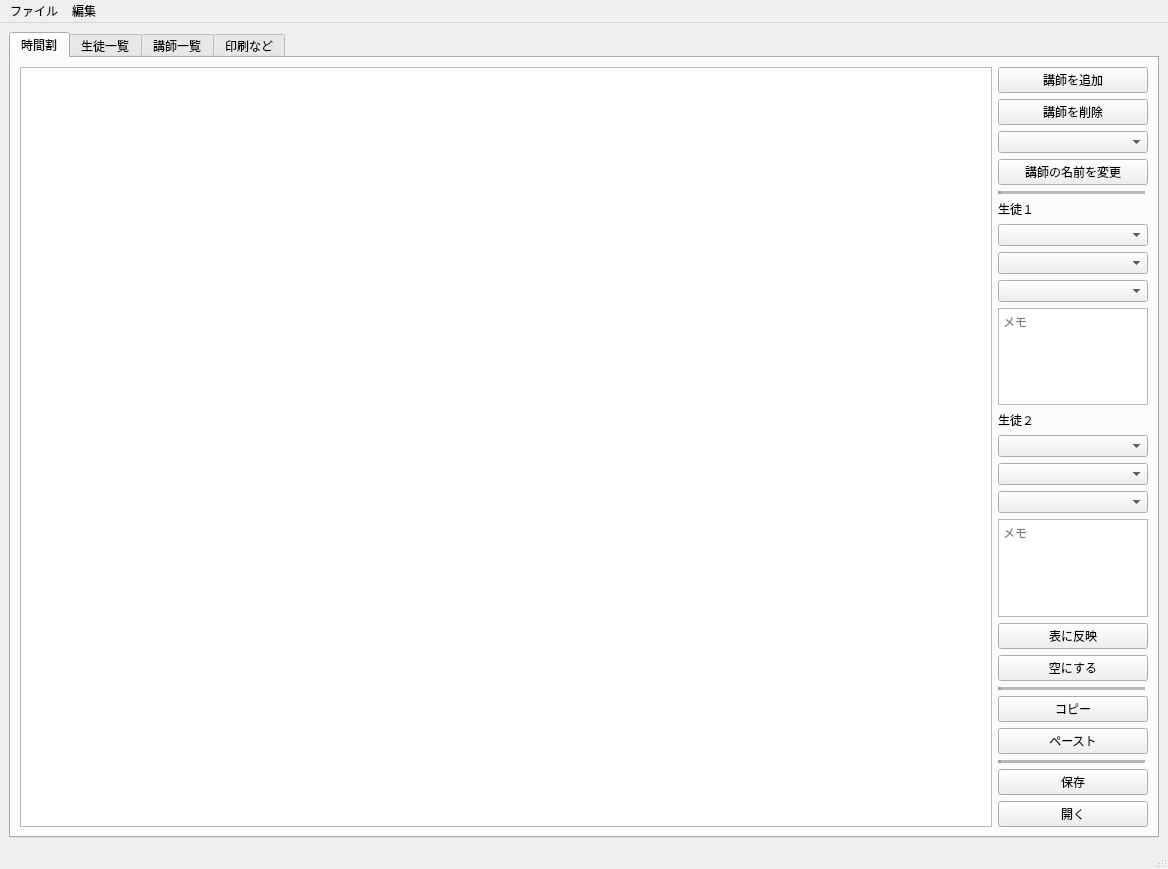
<?xml version="1.0" encoding="UTF-8"?>
<ui version="4.0">
 <class>MainWindow</class>
 <widget class="QMainWindow" name="MainWindow">
  <property name="geometry">
   <rect>
    <x>0</x>
    <y>0</y>
    <width>1168</width>
    <height>869</height>
   </rect>
  </property>
  <property name="windowTitle">
   <string>塾時間割表</string>
  </property>
  <widget class="QWidget" name="centralwidget">
   <layout class="QVBoxLayout" name="verticalLayout_2">
    <item>
     <widget class="QTabWidget" name="mainTabWidget">
      <property name="sizePolicy">
       <sizepolicy hsizetype="Expanding" vsizetype="Expanding">
        <horstretch>0</horstretch>
        <verstretch>0</verstretch>
       </sizepolicy>
      </property>
      <property name="currentIndex">
       <number>0</number>
      </property>
      <widget class="QWidget" name="scheduleTab">
       <attribute name="title">
        <string>時間割</string>
       </attribute>
       <layout class="QHBoxLayout" name="horizontalLayout">
        <item>
         <layout class="QHBoxLayout" name="horizontalLayout_3" stretch="13,2">
          <item>
           <widget class="QTableWidget" name="scheduleTable"/>
          </item>
          <item>
           <layout class="QVBoxLayout" name="verticalLayout">
            <property name="spacing">
             <number>6</number>
            </property>
            <property name="sizeConstraint">
             <enum>QLayout::SizeConstraint::SetDefaultConstraint</enum>
            </property>
            <item>
             <widget class="QPushButton" name="addTeacherColumnButton">
              <property name="text">
               <string>講師を追加</string>
              </property>
             </widget>
            </item>
            <item>
             <widget class="QPushButton" name="removeTeacherColumnButton">
              <property name="text">
               <string>講師を削除</string>
              </property>
             </widget>
            </item>
            <item>
             <widget class="QComboBox" name="teacherComboBox">
              <property name="placeholderText">
               <string>講師</string>
              </property>
             </widget>
            </item>
            <item>
             <widget class="QPushButton" name="renameTeacherColumnButton">
              <property name="text">
               <string>講師の名前を変更</string>
              </property>
             </widget>
            </item>
            <item>
             <widget class="Line" name="line">
              <property name="lineWidth">
               <number>3</number>
              </property>
              <property name="midLineWidth">
               <number>3</number>
              </property>
              <property name="orientation">
               <enum>Qt::Orientation::Horizontal</enum>
              </property>
             </widget>
            </item>
            <item>
             <widget class="QLabel" name="student1Label">
              <property name="sizePolicy">
               <sizepolicy hsizetype="Preferred" vsizetype="Fixed">
                <horstretch>0</horstretch>
                <verstretch>0</verstretch>
               </sizepolicy>
              </property>
              <property name="minimumSize">
               <size>
                <width>0</width>
                <height>0</height>
               </size>
              </property>
              <property name="text">
               <string>生徒１</string>
              </property>
             </widget>
            </item>
            <item>
             <widget class="QComboBox" name="student1GradeComboBox">
              <property name="placeholderText">
               <string>学年</string>
              </property>
             </widget>
            </item>
            <item>
             <widget class="QComboBox" name="student1ComboBox">
              <property name="placeholderText">
               <string>生徒１</string>
              </property>
             </widget>
            </item>
            <item>
             <widget class="QComboBox" name="student1SubjectComboBox">
              <property name="placeholderText">
               <string>教科</string>
              </property>
             </widget>
            </item>
            <item>
             <widget class="QTextEdit" name="student1MemoTextEdit">
              <property name="cursor" stdset="0">
               <cursorShape>IBeamCursor</cursorShape>
              </property>
              <property name="placeholderText">
               <string>メモ</string>
              </property>
             </widget>
            </item>
            <item>
             <widget class="QLabel" name="student2Label">
              <property name="sizePolicy">
               <sizepolicy hsizetype="Preferred" vsizetype="Fixed">
                <horstretch>0</horstretch>
                <verstretch>0</verstretch>
               </sizepolicy>
              </property>
              <property name="minimumSize">
               <size>
                <width>0</width>
                <height>0</height>
               </size>
              </property>
              <property name="text">
               <string>生徒２</string>
              </property>
             </widget>
            </item>
            <item>
             <widget class="QComboBox" name="student2GradeComboBox">
              <property name="placeholderText">
               <string>学年</string>
              </property>
             </widget>
            </item>
            <item>
             <widget class="QComboBox" name="student2ComboBox">
              <property name="placeholderText">
               <string>生徒２</string>
              </property>
             </widget>
            </item>
            <item>
             <widget class="QComboBox" name="student2SubjectComboBox">
              <property name="placeholderText">
               <string>教科</string>
              </property>
             </widget>
            </item>
            <item>
             <widget class="QTextEdit" name="student2MemoTextEdit">
              <property name="cursor" stdset="0">
               <cursorShape>IBeamCursor</cursorShape>
              </property>
              <property name="placeholderText">
               <string>メモ</string>
              </property>
             </widget>
            </item>
            <item>
             <widget class="QPushButton" name="applyCellButton">
              <property name="text">
               <string>表に反映</string>
              </property>
             </widget>
            </item>
            <item>
             <widget class="QPushButton" name="clearCellButton">
              <property name="text">
               <string>空にする</string>
              </property>
             </widget>
            </item>
            <item>
             <widget class="Line" name="line_2">
              <property name="lineWidth">
               <number>3</number>
              </property>
              <property name="midLineWidth">
               <number>3</number>
              </property>
              <property name="orientation">
               <enum>Qt::Orientation::Horizontal</enum>
              </property>
             </widget>
            </item>
            <item>
             <widget class="QPushButton" name="copyButton">
              <property name="text">
               <string>コピー</string>
              </property>
             </widget>
            </item>
            <item>
             <widget class="QPushButton" name="pasteButton">
              <property name="text">
               <string>ペースト</string>
              </property>
             </widget>
            </item>
            <item>
             <widget class="Line" name="line_3">
              <property name="lineWidth">
               <number>3</number>
              </property>
              <property name="midLineWidth">
               <number>3</number>
              </property>
              <property name="orientation">
               <enum>Qt::Orientation::Horizontal</enum>
              </property>
             </widget>
            </item>
            <item>
             <widget class="QPushButton" name="saveScheduleButton">
              <property name="text">
               <string>保存</string>
              </property>
             </widget>
            </item>
            <item>
             <widget class="QPushButton" name="loadScheduleButton">
              <property name="text">
               <string>開く</string>
              </property>
             </widget>
            </item>
           </layout>
          </item>
         </layout>
        </item>
       </layout>
      </widget>
      <widget class="QWidget" name="studentTab">
       <attribute name="title">
        <string>生徒一覧</string>
       </attribute>
       <widget class="QListView" name="studentListView">
        <property name="geometry">
         <rect>
          <x>9</x>
          <y>9</y>
          <width>341</width>
          <height>301</height>
         </rect>
        </property>
       </widget>
       <widget class="QWidget" name="verticalLayoutWidget_2">
        <property name="geometry">
         <rect>
          <x>380</x>
          <y>20</y>
          <width>160</width>
          <height>252</height>
         </rect>
        </property>
        <layout class="QVBoxLayout" name="verticalLayout_5">
         <item>
          <widget class="QLineEdit" name="studentNameInput">
           <property name="placeholderText">
            <string>生徒名</string>
           </property>
          </widget>
         </item>
         <item>
          <widget class="QComboBox" name="studentGradeComboBox">
           <property name="placeholderText">
            <string>学年</string>
           </property>
          </widget>
         </item>
         <item>
          <widget class="QComboBox" name="studenGenderComboBox">
           <property name="placeholderText">
            <string>性別</string>
           </property>
          </widget>
         </item>
         <item>
          <widget class="QComboBox" name="studentSchoolComboBox">
           <property name="placeholderText">
            <string>学年</string>
           </property>
          </widget>
         </item>
         <item>
          <widget class="QTextEdit" name="studentMemoTextEdit">
           <property name="cursor" stdset="0">
            <cursorShape>IBeamCursor</cursorShape>
           </property>
           <property name="placeholderText">
            <string>メモ</string>
           </property>
          </widget>
         </item>
         <item>
          <widget class="QPushButton" name="studentApplyButton">
           <property name="text">
            <string>追加・変更</string>
           </property>
          </widget>
         </item>
         <item>
          <widget class="QPushButton" name="studentDeleteButton">
           <property name="text">
            <string>削除</string>
           </property>
          </widget>
         </item>
        </layout>
       </widget>
      </widget>
      <widget class="QWidget" name="teacherTab">
       <attribute name="title">
        <string>講師一覧</string>
       </attribute>
       <widget class="QListView" name="teacherListView">
        <property name="geometry">
         <rect>
          <x>69</x>
          <y>39</y>
          <width>341</width>
          <height>301</height>
         </rect>
        </property>
       </widget>
       <widget class="QWidget" name="verticalLayoutWidget_3">
        <property name="geometry">
         <rect>
          <x>440</x>
          <y>50</y>
          <width>160</width>
          <height>252</height>
         </rect>
        </property>
        <layout class="QVBoxLayout" name="verticalLayout_6">
         <item>
          <widget class="QLineEdit" name="teacherNameInput">
           <property name="placeholderText">
            <string>講師名</string>
           </property>
          </widget>
         </item>
         <item>
          <widget class="QTextEdit" name="teacherMemoTextEdit">
           <property name="cursor" stdset="0">
            <cursorShape>IBeamCursor</cursorShape>
           </property>
           <property name="placeholderText">
            <string>メモ</string>
           </property>
          </widget>
         </item>
         <item>
          <widget class="QPushButton" name="teacherApplyButton">
           <property name="text">
            <string>追加・変更</string>
           </property>
          </widget>
         </item>
         <item>
          <widget class="QPushButton" name="teacherDeleteButton">
           <property name="text">
            <string>削除</string>
           </property>
          </widget>
         </item>
        </layout>
       </widget>
      </widget>
      <widget class="QWidget" name="exportTab">
       <attribute name="title">
        <string>印刷など</string>
       </attribute>
       <widget class="QPushButton" name="printButton">
        <property name="geometry">
         <rect>
          <x>90</x>
          <y>120</y>
          <width>191</width>
          <height>81</height>
         </rect>
        </property>
        <property name="text">
         <string>印刷（時間割のみ）</string>
        </property>
       </widget>
       <widget class="QPushButton" name="printButton_2">
        <property name="geometry">
         <rect>
          <x>310</x>
          <y>140</y>
          <width>181</width>
          <height>71</height>
         </rect>
        </property>
        <property name="text">
         <string>印刷（講師向け）</string>
        </property>
       </widget>
       <widget class="QPushButton" name="outputStudentSchedule">
        <property name="geometry">
         <rect>
          <x>110</x>
          <y>250</y>
          <width>141</width>
          <height>91</height>
         </rect>
        </property>
        <property name="text">
         <string>生徒予定表を出力</string>
        </property>
       </widget>
      </widget>
     </widget>
    </item>
   </layout>
  </widget>
  <widget class="QMenuBar" name="menubar">
   <property name="geometry">
    <rect>
     <x>0</x>
     <y>0</y>
     <width>1168</width>
     <height>21</height>
    </rect>
   </property>
   <widget class="QMenu" name="menuFile">
    <property name="title">
     <string>ファイル</string>
    </property>
    <addaction name="actionScheduleSave"/>
    <addaction name="actiondScheduleLoad"/>
    <addaction name="actionSchedulePrint"/>
    <addaction name="actionStudentLoad"/>
    <addaction name="actionStudentSave"/>
    <addaction name="separator"/>
    <addaction name="actionTeacherLoad"/>
    <addaction name="actionTeacherSave"/>
   </widget>
   <widget class="QMenu" name="menu">
    <property name="title">
     <string>編集</string>
    </property>
    <addaction name="actionAddschool"/>
    <addaction name="actionDeleteSchool"/>
   </widget>
   <addaction name="menuFile"/>
   <addaction name="menu"/>
  </widget>
  <widget class="QStatusBar" name="statusbar"/>
  <action name="actiondScheduleLoad">
   <property name="text">
    <string>時間割表の保存</string>
   </property>
  </action>
  <action name="actionSchedulePrint">
   <property name="text">
    <string>時間割表の印刷</string>
   </property>
  </action>
  <action name="actionStudentLoad">
   <property name="text">
    <string>生徒ファイルを開く</string>
   </property>
  </action>
  <action name="actionScheduleSave">
   <property name="text">
    <string>時間割表を開く</string>
   </property>
  </action>
  <action name="actionTeacherLoad">
   <property name="text">
    <string>講師ファイルを開く</string>
   </property>
  </action>
  <action name="actionStudentSave">
   <property name="text">
    <string>生徒ファイルの保存</string>
   </property>
  </action>
  <action name="actionTeacherSave">
   <property name="text">
    <string>講師ファイルの保存</string>
   </property>
  </action>
  <action name="actionAddschool">
   <property name="text">
    <string>学校の追加</string>
   </property>
  </action>
  <action name="actionDeleteSchool">
   <property name="text">
    <string>学校の削除</string>
   </property>
  </action>
 </widget>
 <resources/>
 <connections/>
</ui>
